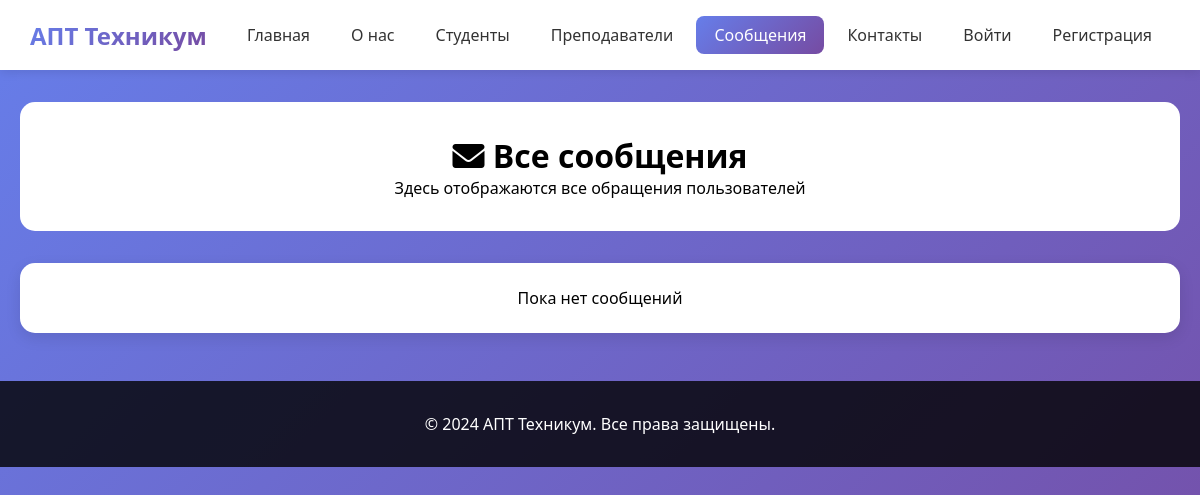
/messages.php, run on an earlier commit of the app's database.
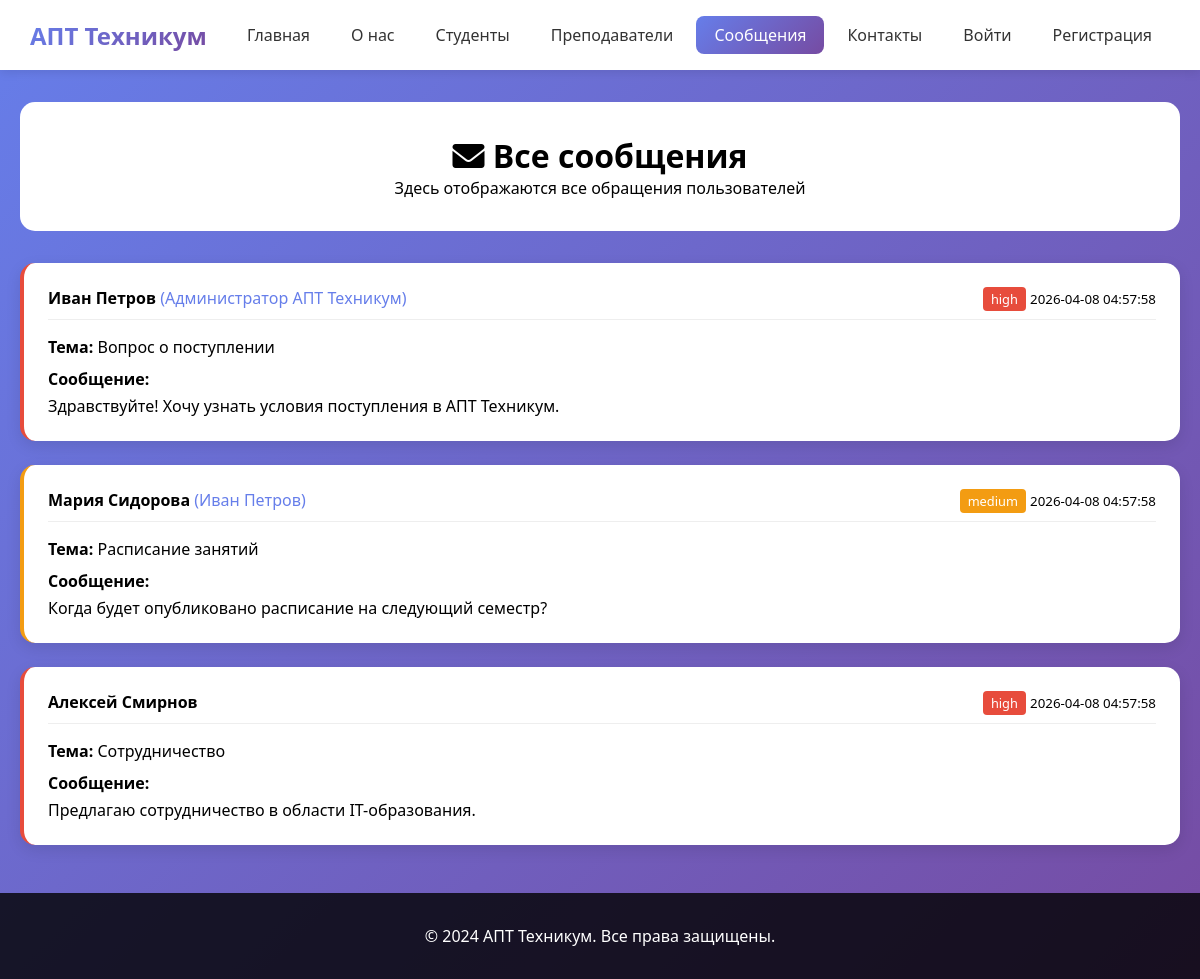
And on a later commit of the database.
### tables this page shows
CREATE TABLE IF NOT EXISTS messages (
    id INT AUTO_INCREMENT PRIMARY KEY,
    user_id INT,
    name VARCHAR(100) NOT NULL,
    email VARCHAR(100) NOT NULL,
    subject VARCHAR(200) NOT NULL,
    message TEXT NOT NULL,
    priority ENUM('low', 'medium', 'high') DEFAULT 'medium',
    status ENUM('new', 'read', 'replied', 'archived') DEFAULT 'new',
    admin_reply TEXT,
    replied_by INT,
    replied_at TIMESTAMP NULL,
    created_at TIMESTAMP DEFAULT CURRENT_TIMESTAMP,
    FOREIGN KEY (user_id) REFERENCES users(id) ON DELETE SET NULL,
    FOREIGN KEY (replied_by) REFERENCES users(id) ON DELETE SET NULL
);

CREATE TABLE IF NOT EXISTS users (
    id INT AUTO_INCREMENT PRIMARY KEY,
    username VARCHAR(50) NOT NULL UNIQUE,
    email VARCHAR(100) NOT NULL UNIQUE,
    password VARCHAR(255) NOT NULL,
    full_name VARCHAR(100) NOT NULL,
    phone VARCHAR(20),
    address TEXT,
    avatar VARCHAR(255) DEFAULT 'default.jpg',
    role ENUM('user', 'admin') DEFAULT 'user',
    is_active BOOLEAN DEFAULT TRUE,
    last_login TIMESTAMP NULL,
    created_at TIMESTAMP DEFAULT CURRENT_TIMESTAMP,
    updated_at TIMESTAMP DEFAULT CURRENT_TIMESTAMP ON UPDATE CURRENT_TIMESTAMP
);

### config.php (called while the page is built, shortened)
<?php
function isLoggedIn() {
    return isset($_SESSION['user_id']);
}
?>

### messages.php (the view, shortened to what this page needs)
<?php
require_once 'config.php';
$pdo = getDBConnection();
$stmt = $pdo->query("
    SELECT m.*, u.full_name as user_name
    FROM messages m
    LEFT JOIN users u ON m.user_id = u.id
    ORDER BY m.created_at DESC
");
$messages = $stmt->fetchAll();
?>
<!DOCTYPE html>
<html lang="ru">
<head>
    <link href="https://cdnjs.cloudflare.com/ajax/libs/font-awesome/6.0.0/css/all.min.css" rel="stylesheet">
</head>
<body>
    <?php include 'nav.php'; ?>
    <div class="container">
        <div class="messages-header">
            <h1><i class="fas fa-envelope"></i> Все сообщения</h1>
            <p>Здесь отображаются все обращения пользователей</p>
        </div>
        <?php if (empty($messages)): ?>
            <div class="message-card" style="text-align: center;">
                <p>Пока нет сообщений</p>
            </div>
        <?php else: ?>
            <?php foreach($messages as $msg): ?>
            <div class="message-card priority-<?= $msg['priority'] ?>">
                <div class="message-header">
                    <div>
                        <strong><?= htmlspecialchars($msg['name'], ENT_QUOTES, 'UTF-8') ?></strong>
                        <?php if ($msg['user_name']): ?>
                            <span style="color: #667eea;">(<?= htmlspecialchars($msg['user_name'], ENT_QUOTES, 'UTF-8') ?>)</span>
                        <?php endif; ?>
                    </div>
                    <div>
                        <span class="badge badge-<?= $msg['priority'] ?>"><?= $msg['priority'] ?></span>
                        <small><?= $msg['created_at'] ?></small>
                    </div>
                </div>
                <div><strong>Тема:</strong> <?= htmlspecialchars($msg['subject'], ENT_QUOTES, 'UTF-8') ?></div>
                <div style="margin-top: 10px;"><strong>Сообщение:</strong></div>
                <div style="margin-top: 5px;"><?= nl2br(htmlspecialchars($msg['message'], ENT_QUOTES, 'UTF-8')) ?></div>
            </div>
            <?php endforeach; ?>
        <?php endif; ?>
    </div>
    <footer>
        <div class="container">
            <p>&copy; 2024 АПТ Техникум. Все права защищены.</p>
        </div>
    </footer>
</body>
</html>

### nav.php (shortened to what this page needs)
<?php
$current_page = basename($_SERVER['PHP_SELF']);
?>
<nav class="navbar">
    <div class="nav-container">
        <div class="nav-brand">
            <a href="index.php" class="logo">АПТ Техникум</a>
        </div>
        <ul class="nav-menu" id="navMenu">
            <li><a href="index.php" class="<?= $current_page == 'index.php' ? 'active' : '' ?>">Главная</a></li>
            <li><a href="about.php" class="<?= $current_page == 'about.php' ? 'active' : '' ?>">О нас</a></li>
            <li><a href="students.php" class="<?= $current_page == 'students.php' ? 'active' : '' ?>">Студенты</a></li>
            <li><a href="teachers.php" class="<?= $current_page == 'teachers.php' ? 'active' : '' ?>">Преподаватели</a></li>
            <li><a href="messages.php" class="<?= $current_page == 'messages.php' ? 'active' : '' ?>">Сообщения</a></li>
            <li><a href="contacts.php" class="<?= $current_page == 'contacts.php' ? 'active' : '' ?>">Контакты</a></li>
            <?php if (isLoggedIn()): ?>
                <li><a href="profile.php" class="<?= $current_page == 'profile.php' ? 'active' : '' ?>">Профиль</a></li>
                <?php if (isAdmin()): ?>
                    <li><a href="admin.php" class="<?= $current_page == 'admin.php' ? 'active' : '' ?>">
                        <i class="fas fa-shield-alt"></i> Админ-панель
                    </a></li>
                <?php endif; ?>
                <li><a href="logout.php">Выйти</a></li>
            <?php else: ?>
                <li><a href="login.php" class="<?= $current_page == 'login.php' ? 'active' : '' ?>">Войти</a></li>
                <li><a href="register.php" class="<?= $current_page == 'register.php' ? 'active' : '' ?>">Регистрация</a></li>
            <?php endif; ?>
        </ul>
    </div>
</nav>

### messages.php (style rules this page uses)
* { margin: 0; padding: 0; box-sizing: border-box; }
body { font-family: 'Segoe UI', Tahoma, Geneva, Verdana, sans-serif; background: linear-gradient(135deg, #667eea 0%, #764ba2 100%); min-height: 100vh; }
.container { max-width: 1200px; margin: 0 auto; padding: 0 20px; }
.messages-header { background: white; border-radius: 15px; padding: 2rem; margin: 2rem 0; text-align: center; }
.message-card { background: white; border-radius: 15px; padding: 1.5rem; margin-bottom: 1.5rem; box-shadow: 0 5px 15px rgba(0,0,0,0.1); }
.message-header { display: flex; justify-content: space-between; margin-bottom: 1rem; padding-bottom: 0.5rem; border-bottom: 1px solid #eee; flex-wrap: wrap; gap: 10px; }
.priority-high { border-left: 4px solid #e74c3c; }
.priority-medium { border-left: 4px solid #f39c12; }
.badge { display: inline-block; padding: 3px 8px; border-radius: 4px; font-size: 0.8rem; }
.badge-high { background: #e74c3c; color: white; }
.badge-medium { background: #f39c12; color: white; }
footer { background: rgba(0,0,0,0.8); color: white; text-align: center; padding: 2rem; margin-top: 3rem; }

### nav.php (style rules this page uses)
.navbar { background: white; box-shadow: 0 2px 10px rgba(0,0,0,0.1); position: sticky; top: 0; z-index: 1000; width: 100%; }
.nav-container { max-width: 1400px; margin: 0 auto; padding: 0 30px; display: flex; justify-content: space-between; align-items: center; height: 70px; min-height: 70px; max-height: 70px; }
.nav-brand .logo { font-size: 1.5rem; font-weight: bold; text-decoration: none; background: linear-gradient(135deg, #667eea 0%, #764ba2 100%); -webkit-background-clip: text; -webkit-text-fill-color: transparent; white-space: nowrap; }
.nav-menu { display: flex; list-style: none; margin: 0; padding: 0; gap: 5px; }
.nav-menu li { margin: 0; }
.nav-menu li a { display: block; padding: 8px 18px; text-decoration: none; color: #333; font-weight: 500; border-radius: 8px; transition: all 0.3s; white-space: nowrap; }
.nav-menu li a:hover, .nav-menu li a.active { background: linear-gradient(135deg, #667eea 0%, #764ba2 100%); color: white; }

What changed in the data, as far as the page shows it:
added messages: name "Иван Петров", user.full_name "Администратор АПТ Техникум", priority "high", created_at "2026-04-08 04:57:58", subject "Вопрос о поступлении", message "Здравствуйте! Хочу узнать условия поступления в АПТ Техникум."
added messages: name "Мария Сидорова", user.full_name "Иван Петров", priority "medium", created_at "2026-04-08 04:57:58", subject "Расписание занятий", message "Когда будет опубликовано расписание на следующий семестр?"
added messages: name "Алексей Смирнов", priority "high", created_at "2026-04-08 04:57:58", subject "Сотрудничество", message "Предлагаю сотрудничество в области IT-образования."
Also different on the page:
text no longer shown: "Пока нет сообщений"
